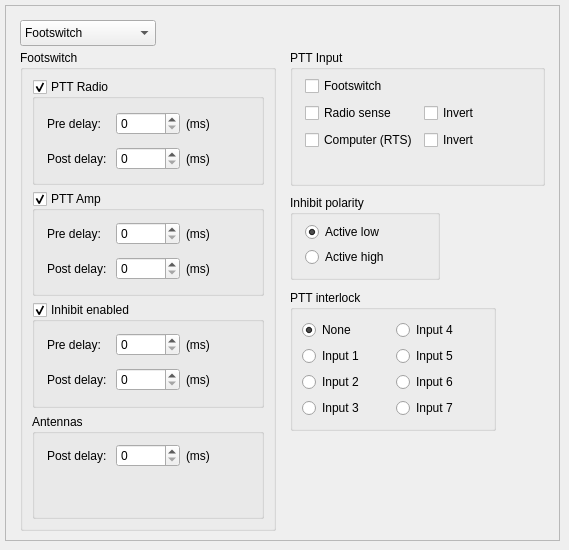
      <widget class="QWidget" name="tabSequencer">
       <attribute name="title">
        <string>Sequencer</string>
       </attribute>
       <widget class="QFrame" name="frameSequencer">
        <property name="geometry">
         <rect>
          <x>5</x>
          <y>5</y>
          <width>555</width>
          <height>536</height>
         </rect>
        </property>
        <property name="frameShape">
         <enum>QFrame::StyledPanel</enum>
        </property>
        <property name="frameShadow">
         <enum>QFrame::Raised</enum>
        </property>
        <widget class="QGroupBox" name="groupBoxSequencer">
         <property name="geometry">
          <rect>
           <x>15</x>
           <y>45</y>
           <width>256</width>
           <height>481</height>
          </rect>
         </property>
         <property name="title">
          <string>Footswitch</string>
         </property>
         <property name="flat">
          <bool>false</bool>
         </property>
         <property name="checkable">
          <bool>false</bool>
         </property>
         <property name="checked">
          <bool>false</bool>
         </property>
         <layout class="QVBoxLayout" name="verticalLayout_12">
          <item>
           <widget class="QGroupBox" name="groupBoxSequencerPTTRadio">
            <property name="title">
             <string>PTT Radio</string>
            </property>
            <property name="checkable">
             <bool>true</bool>
            </property>
            <property name="checked">
             <bool>true</bool>
            </property>
            <widget class="QWidget" name="layoutWidget">
             <property name="geometry">
              <rect>
               <x>15</x>
               <y>27</y>
               <width>202</width>
               <height>70</height>
              </rect>
             </property>
             <layout class="QGridLayout" name="gridLayout_5">
              <item row="0" column="0">
               <widget class="QLabel" name="labelSequencerPreDelay1">
                <property name="enabled">
                 <bool>true</bool>
                </property>
                <property name="text">
                 <string>Pre delay:</string>
                </property>
               </widget>
              </item>
              <item row="0" column="1">
               <widget class="QSpinBox" name="spinBoxSequencerPTTRadioPreDelay">
                <property name="enabled">
                 <bool>true</bool>
                </property>
                <property name="maximum">
                 <number>2555</number>
                </property>
                <property name="singleStep">
                 <number>10</number>
                </property>
               </widget>
              </item>
              <item row="0" column="2">
               <widget class="QLabel" name="labelSequencerms1">
                <property name="enabled">
                 <bool>true</bool>
                </property>
                <property name="text">
                 <string>(ms)</string>
                </property>
               </widget>
              </item>
              <item row="1" column="0">
               <widget class="QLabel" name="labelSequencerPostDelay1">
                <property name="enabled">
                 <bool>true</bool>
                </property>
                <property name="text">
                 <string>Post delay:</string>
                </property>
               </widget>
              </item>
              <item row="1" column="1">
               <widget class="QSpinBox" name="spinBoxSequencerPTTRadioPostDelay">
                <property name="enabled">
                 <bool>true</bool>
                </property>
                <property name="maximum">
                 <number>2555</number>
                </property>
                <property name="singleStep">
                 <number>10</number>
                </property>
               </widget>
              </item>
              <item row="1" column="2">
               <widget class="QLabel" name="labelSequencerms2">
                <property name="enabled">
                 <bool>true</bool>
                </property>
                <property name="text">
                 <string>(ms)</string>
                </property>
               </widget>
              </item>
             </layout>
            </widget>
           </widget>
          </item>
          <item>
           <widget class="QGroupBox" name="groupBoxSequencerPTTAmp">
            <property name="title">
             <string>PTT Amp</string>
            </property>
            <property name="checkable">
             <bool>true</bool>
            </property>
            <widget class="QWidget" name="layoutWidget">
             <property name="geometry">
              <rect>
               <x>15</x>
               <y>25</y>
               <width>202</width>
               <height>70</height>
              </rect>
             </property>
             <layout class="QGridLayout" name="gridLayout_6">
              <item row="0" column="0">
               <widget class="QLabel" name="labelSequencerPreDelay2">
                <property name="enabled">
                 <bool>true</bool>
                </property>
                <property name="text">
                 <string>Pre delay:</string>
                </property>
               </widget>
              </item>
              <item row="0" column="1">
               <widget class="QSpinBox" name="spinBoxSequencerPTTAmpPreDelay">
                <property name="enabled">
                 <bool>true</bool>
                </property>
                <property name="maximum">
                 <number>2555</number>
                </property>
                <property name="singleStep">
                 <number>10</number>
                </property>
               </widget>
              </item>
              <item row="0" column="2">
               <widget class="QLabel" name="labelSequencerms3">
                <property name="enabled">
                 <bool>true</bool>
                </property>
                <property name="text">
                 <string>(ms)</string>
                </property>
               </widget>
              </item>
              <item row="1" column="0">
               <widget class="QLabel" name="labelSequencerPostDelay2">
                <property name="enabled">
                 <bool>true</bool>
                </property>
                <property name="text">
                 <string>Post delay:</string>
                </property>
               </widget>
              </item>
              <item row="1" column="1">
               <widget class="QSpinBox" name="spinBoxSequencerPTTAmpPostDelay">
                <property name="enabled">
                 <bool>true</bool>
                </property>
                <property name="maximum">
                 <number>2555</number>
                </property>
                <property name="singleStep">
                 <number>10</number>
                </property>
               </widget>
              </item>
              <item row="1" column="2">
               <widget class="QLabel" name="labelSequencerms4">
                <property name="enabled">
                 <bool>true</bool>
                </property>
                <property name="text">
                 <string>(ms)</string>
                </property>
               </widget>
              </item>
             </layout>
            </widget>
           </widget>
          </item>
          <item>
           <widget class="QGroupBox" name="groupBoxSequencerInhibitEnabled">
            <property name="title">
             <string>Inhibit enabled</string>
            </property>
            <property name="checkable">
             <bool>true</bool>
            </property>
            <widget class="QWidget" name="layoutWidget_4">
             <property name="geometry">
              <rect>
               <x>15</x>
               <y>25</y>
               <width>202</width>
               <height>70</height>
              </rect>
             </property>
             <layout class="QGridLayout" name="gridLayout_10">
              <item row="0" column="0">
               <widget class="QLabel" name="labelSequencerPreDelay3_2">
                <property name="enabled">
                 <bool>true</bool>
                </property>
                <property name="text">
                 <string>Pre delay:</string>
                </property>
               </widget>
              </item>
              <item row="0" column="2">
               <widget class="QLabel" name="labelSequencerms5_2">
                <property name="enabled">
                 <bool>true</bool>
                </property>
                <property name="text">
                 <string>(ms)</string>
                </property>
               </widget>
              </item>
              <item row="1" column="0">
               <widget class="QLabel" name="labelSequencerPostDelay3_2">
                <property name="enabled">
                 <bool>true</bool>
                </property>
                <property name="text">
                 <string>Post delay:</string>
                </property>
               </widget>
              </item>
              <item row="1" column="2">
               <widget class="QLabel" name="labelSequencerms6_2">
                <property name="enabled">
                 <bool>true</bool>
                </property>
                <property name="text">
                 <string>(ms)</string>
                </property>
               </widget>
              </item>
              <item row="0" column="1">
               <widget class="QSpinBox" name="spinBoxSequencerInhibitPredelay">
                <property name="enabled">
                 <bool>true</bool>
                </property>
                <property name="maximum">
                 <number>2555</number>
                </property>
                <property name="singleStep">
                 <number>10</number>
                </property>
               </widget>
              </item>
              <item row="1" column="1">
               <widget class="QSpinBox" name="spinBoxSequencerInhibitPostdelay">
                <property name="enabled">
                 <bool>true</bool>
                </property>
                <property name="maximum">
                 <number>2555</number>
                </property>
                <property name="singleStep">
                 <number>10</number>
                </property>
               </widget>
              </item>
             </layout>
            </widget>
           </widget>
          </item>
          <item>
           <widget class="QGroupBox" name="groupBoxSequencerAntenna">
            <property name="title">
             <string>Antennas</string>
            </property>
            <widget class="QWidget" name="layoutWidget">
             <property name="geometry">
              <rect>
               <x>15</x>
               <y>25</y>
               <width>202</width>
               <height>33</height>
              </rect>
             </property>
             <layout class="QGridLayout" name="gridLayout_8">
              <item row="0" column="0">
               <widget class="QLabel" name="labelSequencerAntennaPostDelay">
                <property name="text">
                 <string>Post delay:</string>
                </property>
               </widget>
              </item>
              <item row="0" column="1">
               <widget class="QSpinBox" name="spinBoxSequencerAntennaPostDelay">
                <property name="maximum">
                 <number>2555</number>
                </property>
                <property name="singleStep">
                 <number>10</number>
                </property>
               </widget>
              </item>
              <item row="0" column="2">
               <widget class="QLabel" name="labelSequencerms7">
                <property name="text">
                 <string>(ms)</string>
                </property>
               </widget>
              </item>
             </layout>
            </widget>
           </widget>
          </item>
         </layout>
        </widget>
        <widget class="QComboBox" name="comboBoxSequencerSelect">
         <property name="geometry">
          <rect>
           <x>15</x>
           <y>15</y>
           <width>136</width>
           <height>26</height>
          </rect>
         </property>
         <item>
          <property name="text">
           <string>Footswitch</string>
          </property>
         </item>
         <item>
          <property name="text">
           <string>Computer</string>
          </property>
         </item>
         <item>
          <property name="text">
           <string>Radio sense</string>
          </property>
         </item>
        </widget>
        <widget class="QGroupBox" name="groupBoxSequencer_2">
         <property name="geometry">
          <rect>
           <x>285</x>
           <y>45</y>
           <width>255</width>
           <height>136</height>
          </rect>
         </property>
         <property name="title">
          <string>PTT Input</string>
         </property>
         <widget class="QWidget" name="layoutWidget">
          <property name="geometry">
           <rect>
            <x>15</x>
            <y>25</y>
            <width>193</width>
            <height>77</height>
           </rect>
          </property>
          <layout class="QGridLayout" name="gridLayout_9">
           <item row="0" column="0">
            <widget class="QCheckBox" name="checkBoxPTTInputFootswitch">
             <property name="text">
              <string>Footswitch</string>
             </property>
            </widget>
           </item>
           <item row="1" column="0">
            <widget class="QCheckBox" name="checkBoxPTTInputRadioSense">
             <property name="text">
              <string>Radio sense</string>
             </property>
            </widget>
           </item>
           <item row="1" column="1">
            <widget class="QCheckBox" name="checkBoxPTTInputRadioSenseInverted">
             <property name="text">
              <string>Invert</string>
             </property>
            </widget>
           </item>
           <item row="2" column="0">
            <widget class="QCheckBox" name="checkBoxPTTInputComputerRTS">
             <property name="text">
              <string>Computer (RTS)</string>
             </property>
            </widget>
           </item>
           <item row="2" column="1">
            <widget class="QCheckBox" name="checkBoxPTTInputComputerRTSInverted">
             <property name="text">
              <string>Invert</string>
             </property>
            </widget>
           </item>
          </layout>
         </widget>
        </widget>
        <widget class="QGroupBox" name="groupBoxSequencer_3">
         <property name="geometry">
          <rect>
           <x>285</x>
           <y>190</y>
           <width>150</width>
           <height>85</height>
          </rect>
         </property>
         <property name="title">
          <string>Inhibit polarity</string>
         </property>
         <widget class="QRadioButton" name="radioButtonInhibitPolarityActiveLow">
          <property name="geometry">
           <rect>
            <x>15</x>
            <y>25</y>
            <width>115</width>
            <height>24</height>
           </rect>
          </property>
          <property name="text">
           <string>Active low</string>
          </property>
          <property name="checked">
           <bool>true</bool>
          </property>
         </widget>
         <widget class="QRadioButton" name="radioButtonInhibitPolarityActiveHigh">
          <property name="geometry">
           <rect>
            <x>15</x>
            <y>50</y>
            <width>115</width>
            <height>24</height>
           </rect>
          </property>
          <property name="text">
           <string>Active high</string>
          </property>
         </widget>
        </widget>
        <widget class="QGroupBox" name="groupBoxPTTInterlock">
         <property name="geometry">
          <rect>
           <x>285</x>
           <y>285</y>
           <width>206</width>
           <height>141</height>
          </rect>
         </property>
         <property name="title">
          <string>PTT interlock</string>
         </property>
         <layout class="QVBoxLayout" name="verticalLayout_14">
          <item>
           <layout class="QGridLayout" name="gridLayout_15">
            <item row="0" column="0">
             <widget class="QRadioButton" name="radioButtonPTTInterlockNone">
              <property name="text">
               <string>None</string>
              </property>
              <property name="checked">
               <bool>true</bool>
              </property>
             </widget>
            </item>
            <item row="0" column="1">
             <widget class="QRadioButton" name="radioButtonPTTInterlockInput4">
              <property name="text">
               <string>Input 4</string>
              </property>
             </widget>
            </item>
            <item row="1" column="0">
             <widget class="QRadioButton" name="radioButtonPTTInterlockInput1">
              <property name="text">
               <string>Input 1</string>
              </property>
             </widget>
            </item>
            <item row="1" column="1">
             <widget class="QRadioButton" name="radioButtonPTTInterlockInput5">
              <property name="text">
               <string>Input 5</string>
              </property>
             </widget>
            </item>
            <item row="2" column="0">
             <widget class="QRadioButton" name="radioButtonPTTInterlockInput2">
              <property name="text">
               <string>Input 2</string>
              </property>
             </widget>
            </item>
            <item row="2" column="1">
             <widget class="QRadioButton" name="radioButtonPTTInterlockInput6">
              <property name="text">
               <string>Input 6</string>
              </property>
             </widget>
            </item>
            <item row="3" column="0">
             <widget class="QRadioButton" name="radioButtonPTTInterlockInput3">
              <property name="text">
               <string>Input 3</string>
              </property>
             </widget>
            </item>
            <item row="3" column="1">
             <widget class="QRadioButton" name="radioButtonPTTInterlockInput7">
              <property name="text">
               <string>Input 7</string>
              </property>
             </widget>
            </item>
           </layout>
          </item>
         </layout>
        </widget>
       </widget>
      </widget>
